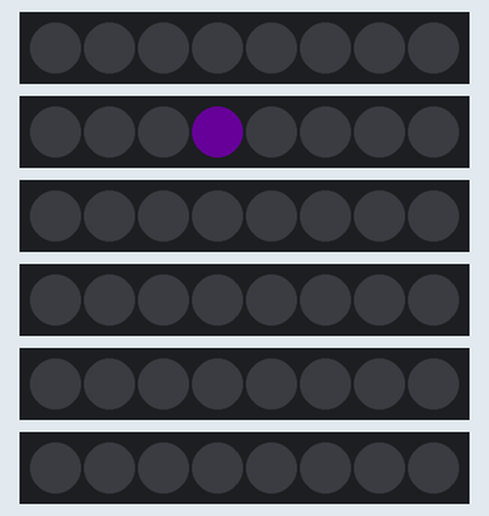
This sketch was run on a simulated Arduino Uno, built with avr-gcc and run on an emulated ATmega328P. On the bench: 6 × 8 RGB LEDs in strip order, left to right. Dim RGB values are drawn brighter than linear; random numbers use the default seed unless the sketch sets one.

Above: at 0.15 s.
At 4.98 s:
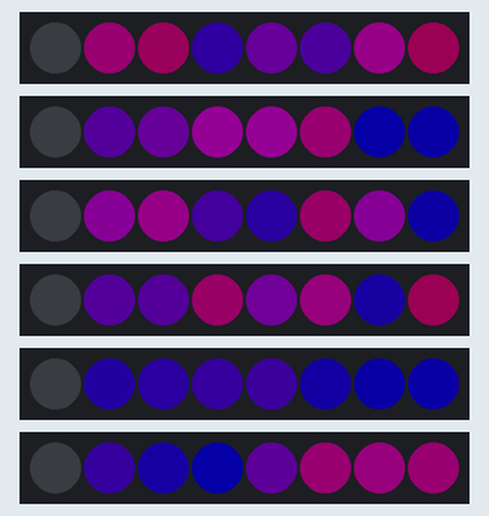
At 9.82 s:
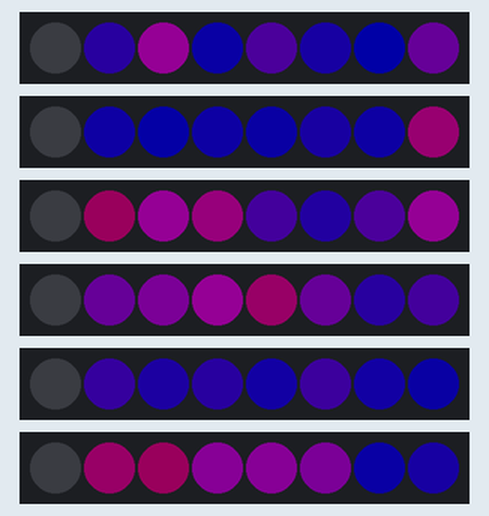
At 19.77 s:
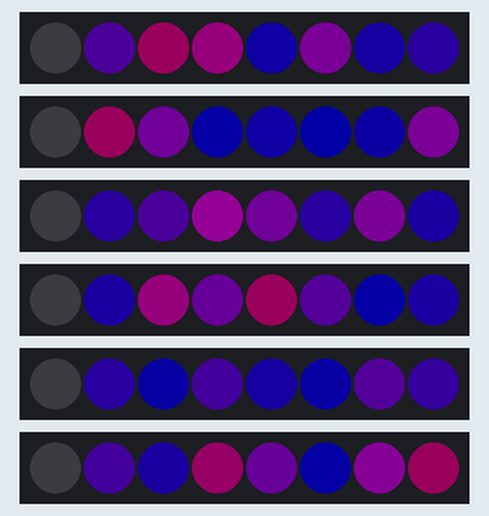
At 29.73 s:
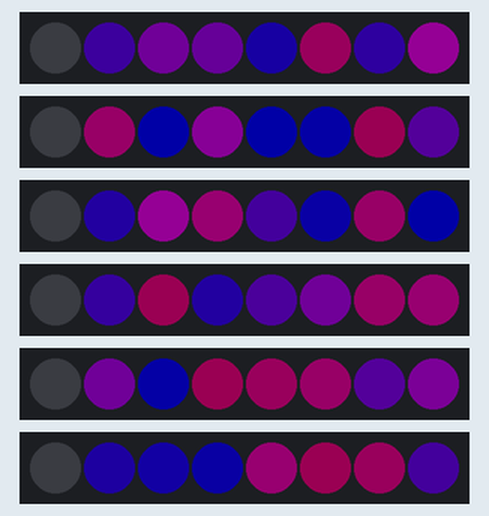
At 39.7 s:
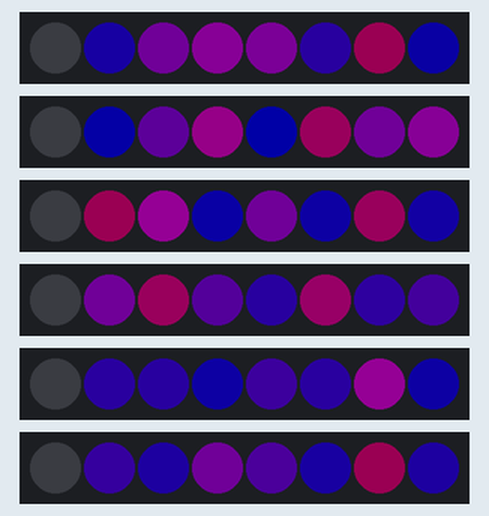
Timing chart, 0 to 40.0 s (numbered marks = the images above):
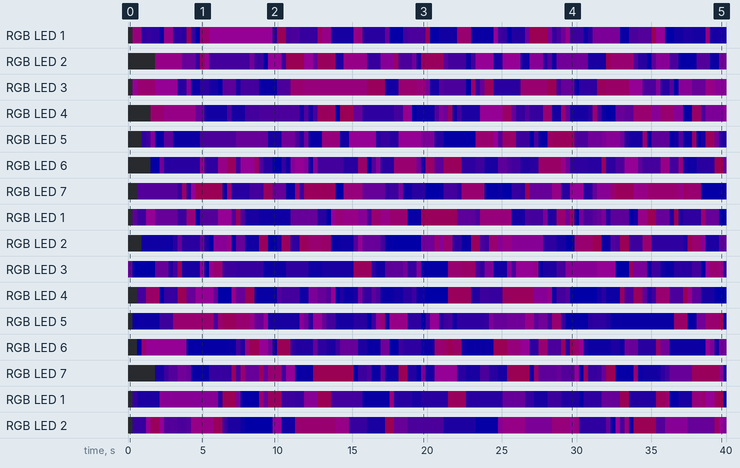

The sketch:

3ZoneGhillie_Starry.ino
```cpp
#include "FastLED.h"
#define NUM_STRIPS 6
#define NUM_LEDS_PER_STRIP 8
CRGB leds[NUM_STRIPS][NUM_LEDS_PER_STRIP];

int fadeDensity = 1;

int Count = fadeDensity;

void setup() {
  //G5
  FastLED.addLeds<NEOPIXEL, 27>(leds[0], NUM_LEDS_PER_STRIP);
  FastLED.addLeds<NEOPIXEL, 29>(leds[1], NUM_LEDS_PER_STRIP);
  FastLED.addLeds<NEOPIXEL, 31>(leds[2], NUM_LEDS_PER_STRIP);

  //G6
  FastLED.addLeds<NEOPIXEL, 26>(leds[3], NUM_LEDS_PER_STRIP);
  FastLED.addLeds<NEOPIXEL, 28>(leds[4], NUM_LEDS_PER_STRIP);
  FastLED.addLeds<NEOPIXEL, 30>(leds[5], NUM_LEDS_PER_STRIP);

}

void loop() {
  if(Count = fadeDensity){
    leds[random(0,6)][random(1,8)] = CHSV(random(160,224),255,100);
        FastLED.show();
        delay(10);
        Count = 0;
  }else{
        delay(60);
//        fadeToBlackBy(leds[0], NUM_LEDS_PER_STRIP, 50);
//        fadeToBlackBy(leds[1], NUM_LEDS_PER_STRIP, 50);
//        fadeToBlackBy(leds[2], NUM_LEDS_PER_STRIP, 50);
    Count++;
  }
}
```

Measured:
- by itself, RGB LED 6: off → RGB(1, 0, 39) at 1.5 s, → RGB(17, 0, 23) 0.60 s later, → RGB(8, 0, 32) 0.30 s later, → RGB(21, 0, 19) 2.4 s later, … (60 changes in this stretch)
- by itself, RGB LED 2: off → RGB(3, 0, 36) at 0.91 s, → RGB(8, 0, 32) 2.1 s later, → RGB(16, 0, 24) 0.30 s later, → RGB(8, 0, 31) 0.30 s later, … (59 changes in this stretch)
